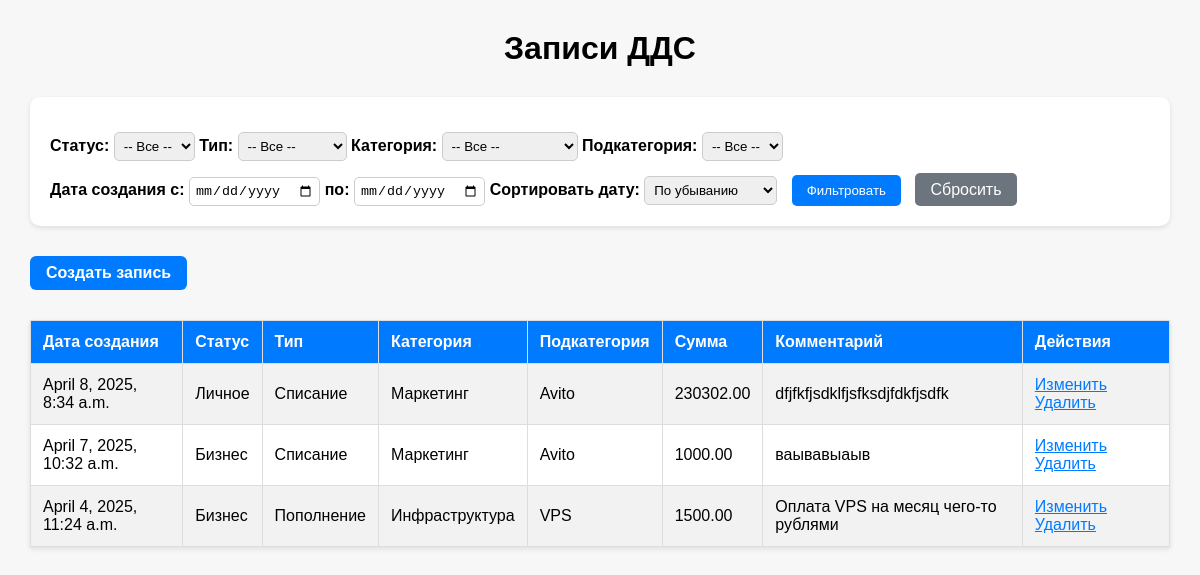
The page / on the database its author committed.
### DDSApp/models.py (models this page shows, shortened)
class DDSRecord(models.Model):
    created_at = models.DateTimeField(auto_now_add=True)
    status = models.ForeignKey(Status, on_delete=models.PROTECT)
    type = models.ForeignKey(Type, on_delete=models.PROTECT)
    category = models.ForeignKey(Category, on_delete=models.PROTECT)
    subcategory = models.ForeignKey(Subcategory, on_delete=models.PROTECT)
    amount = models.DecimalField(max_digits=10, decimal_places=2)
    comment = models.TextField(blank=True, null=True)
    class Meta:
        db_table = 'DDSRecord'

class Status(models.Model):
    name = models.CharField(max_length=50, unique=True)
    def __str__(self):
        return self.name
    class Meta:
        db_table = 'Status'

class Type(models.Model):
    name = models.CharField(max_length=50, unique=True)
    def __str__(self):
        return self.name
    class Meta:
        db_table = 'Type'

class Category(models.Model):
    name = models.CharField(max_length=100, unique=True)
    type = models.ForeignKey(Type, on_delete=models.PROTECT, related_name='categories')
    class Meta:
        db_table = 'Category'

class Subcategory(models.Model):
    name = models.CharField(max_length=100)
    category = models.ForeignKey(Category, on_delete=models.CASCADE, related_name='subcategories')
    class Meta:
        db_table = 'Subcategory'

### DDSApp/views.py (the view)
# urls.py: path('', views.record_list, name='record_list'),
def record_list(request):
    records = DDSRecord.objects.all().order_by('-created_at')
    categories = Category.objects.all()
    subcategories = Subcategory.objects.all()
    types = Type.objects.all()
    statuses = Status.objects.all()
    type_id = request.GET.get('type')
    category_id = request.GET.get('category')
    subcategory_id = request.GET.get('subcategory')
    status_id = request.GET.get('status')
    start_date = request.GET.get('start_date')
    end_date = request.GET.get('end_date')
    sort_order = request.GET.get('sort', 'desc')
    if type_id:
        records = records.filter(type_id=type_id)
    if category_id:
        records = records.filter(category_id=category_id)
    if subcategory_id:
        records = records.filter(subcategory_id=subcategory_id)
    if status_id:
        records = records.filter(status_id=status_id)
    if start_date:
        records = records.filter(created_at__gte=parse_date(start_date))
    if end_date:
        records = records.filter(created_at__lte=parse_date(end_date))
    if sort_order == 'asc':
        records = records.order_by('created_at')
    else:
        records = records.order_by('-created_at')
    context = {
        'records': records,
        'types': types,
        'categories': categories,
        'subcategories': subcategories,
        'statuses': statuses,
        'selected_type': type_id,
        'selected_category': category_id,
        'selected_subcategory': subcategory_id,
        'selected_status': status_id,
        'start_date': start_date,
        'end_date': end_date,
        'sort_order': sort_order,
    }
    return render(request, 'record_list.html', context)

### DDSApp/Templates/record_list.html (shortened to what this page needs)
{% load static %}
<head>
    <link rel="stylesheet" href="{% static 'css/record_list.css' %}">
</head>
<body>
    <h1>Записи ДДС</h1>
    <form method="get">
        <label>Статус:</label>
        <select name="status">
            <option value="">-- Все --</option>
        </select>
        <label>Тип:</label>
        <select name="type" id="type-select">
            <option value="">-- Все --</option>
        </select>
        <label>Категория:</label>
        <select name="category" id="category-select">
            <option value="">-- Все --</option>
        </select>
        <label>Подкатегория:</label>
        <select name="subcategory" id="subcategory-select">
            <option value="">-- Все --</option>
        </select>
        <br>
        <label>Дата создания с:</label>
        <input type="date" name="start_date" value="{{ start_date }}">
        <label>по:</label>
        <input type="date" name="end_date" value="{{ end_date }}">
        <label>Сортировать дату:</label>
        <select name="sort">
            <option value="desc" {% if sort_order == 'desc' %}selected{% endif %}>По убыванию</option>
        </select>
        <button type="submit">Фильтровать</button>
        <a href="{% url 'record_list' %}">Сбросить</a>
    </form>
    <div class="record-actions">
        <a href="{% url 'record_create' %}" class="create-button">Создать запись</a>
    </div>
    <table border="1">
        <tr>
            <th>Дата создания</th>
            <th>Статус</th>
            <th>Тип</th>
            <th>Категория</th>
            <th>Подкатегория</th>
            <th>Сумма</th>
            <th>Комментарий</th>
            <th>Действия</th>
        </tr>
        {% for record in records %}
            <tr>
                <td>{{ record.created_at }}</td>
                <td>{{ record.status }}</td>
                <td>{{ record.type }}</td>
                <td>{{ record.category.name }}</td>
                <td>{{ record.subcategory.name }}</td>
                <td>{{ record.amount }}</td>
                <td>{{ record.comment }}</td>
                <td>
                    <a href="{% url 'record_edit' record.pk %}">Изменить</a>
                    <a href="{% url 'record_delete' record.pk %}">Удалить</a>
                </td>
            </tr>
        {% empty %}
            <tr><td colspan="7">Нет записей</td></tr>
        {% endfor %}
    </table>
</body>

### DDSApp/static/css/record_list.css (style rules this page uses)
body { font-family: Arial, sans-serif; margin: 30px; background-color: #f7f7f7; }
h1 { text-align: center; margin-bottom: 30px; }
form { background-color: #fff; padding: 20px; border-radius: 10px; box-shadow: 0 2px 5px rgba(0,0,0,0.1); margin-bottom: 30px; margin-top: 20px; }
form label { margin-bottom: 5px; font-weight: bold; }
form select, form input[type="date"] { padding: 5px; border-radius: 5px; border: 1px solid #ccc; margin-top: 15px; }
form button, form a { padding: 8px 15px; background-color: #007bff; color: white; text-decoration: none; border: none; border-radius: 5px; cursor: pointer; margin-left: 10px; }
form a { background-color: #6c757d; }
table { width: 100%; border-collapse: collapse; background-color: #fff; box-shadow: 0 2px 5px rgba(0,0,0,0.1); }
th, td { padding: 12px; border: 1px solid #ddd; text-align: left; }
th { background-color: #007bff; color: white; }
tr:nth-child(even) { background-color: #f2f2f2; }
td a { color: #007bff; margin-right: 10px; }
.create-button { display: inline-block; padding: 8px 16px; background-color: #007bff; color: white; text-decoration: none; border-radius: 6px; margin-bottom: 20px; font-weight: bold; transition: background-color 0.3s ease; }
.record-actions { margin-top: 20px; margin-bottom: 10px; }

### rows shown on the page
DDSRecord: created_at "April 8, 2025, 8:34 a.m.", status "Личное", type "Списание", category.name "Маркетинг", subcategory.name "Avito", amount "230302.00", comment "dfjfkfjsdklfjsfksdjfdkfjsdfk"
DDSRecord: created_at "April 7, 2025, 10:32 a.m.", status "Бизнес", type "Списание", category.name "Маркетинг", subcategory.name "Avito", amount "1000.00", comment "ваывавыаыв"
DDSRecord: created_at "April 4, 2025, 11:24 a.m.", status "Бизнес", type "Пополнение", category.name "Инфраструктура", subcategory.name "VPS", amount "1500.00", comment "Оплата VPS на месяц чего-то рублями"
